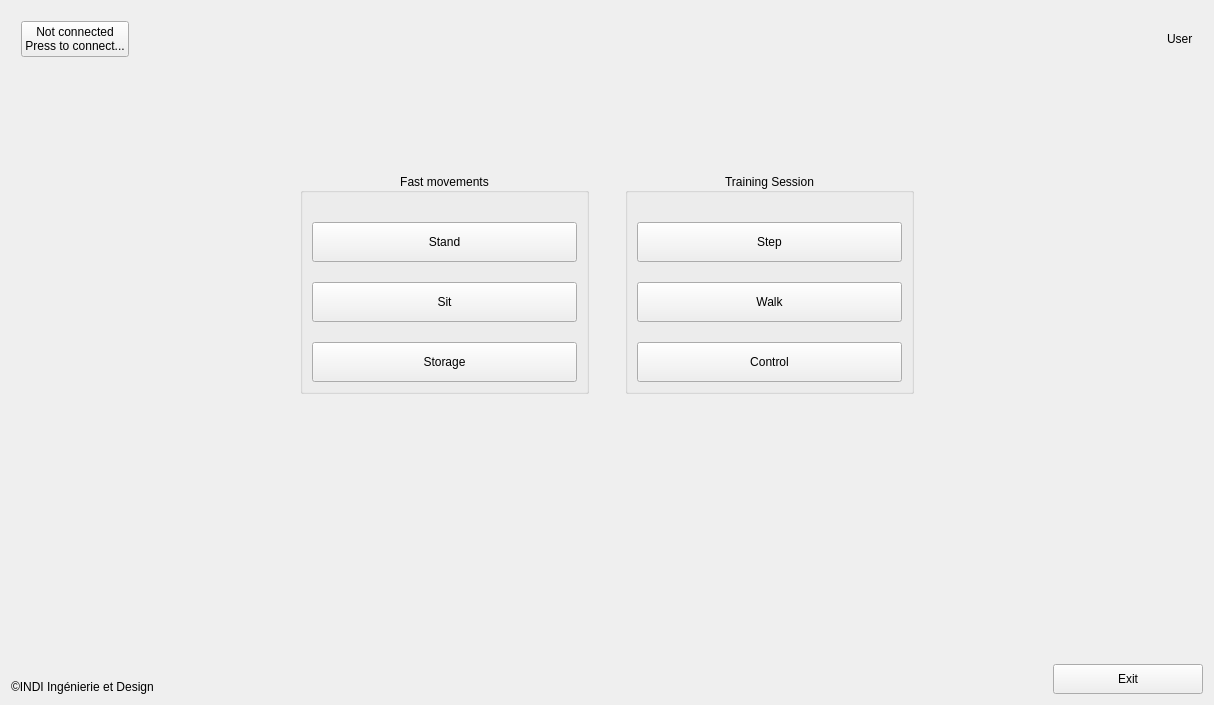
<?xml version="1.0" encoding="UTF-8"?>
<ui version="4.0">
 <class>TrainingForm</class>
 <widget class="QWidget" name="TrainingForm">
  <property name="geometry">
   <rect>
    <x>0</x>
    <y>0</y>
    <width>1214</width>
    <height>705</height>
   </rect>
  </property>
  <layout class="QVBoxLayout" name="verticalLayout_2">
   <item>
    <layout class="QVBoxLayout" name="verticalLayout_4">
     <item>
      <layout class="QHBoxLayout" name="horizontalLayout">
       <property name="sizeConstraint">
        <enum>QLayout::SetDefaultConstraint</enum>
       </property>
       <property name="leftMargin">
        <number>10</number>
       </property>
       <property name="topMargin">
        <number>10</number>
       </property>
       <property name="rightMargin">
        <number>10</number>
       </property>
       <property name="bottomMargin">
        <number>10</number>
       </property>
       <item>
        <widget class="QPushButton" name="connectButton">
         <property name="text">
          <string>Not connected
Press to connect...</string>
         </property>
        </widget>
       </item>
       <item>
        <spacer name="horizontalSpacer">
         <property name="orientation">
          <enum>Qt::Horizontal</enum>
         </property>
         <property name="sizeHint" stdset="0">
          <size>
           <width>40</width>
           <height>20</height>
          </size>
         </property>
        </spacer>
       </item>
       <item>
        <widget class="QLabel" name="userLabel">
         <property name="text">
          <string>User</string>
         </property>
        </widget>
       </item>
      </layout>
     </item>
     <item>
      <spacer name="verticalSpacer_4">
       <property name="orientation">
        <enum>Qt::Vertical</enum>
       </property>
       <property name="sizeType">
        <enum>QSizePolicy::Preferred</enum>
       </property>
       <property name="sizeHint" stdset="0">
        <size>
         <width>20</width>
         <height>30</height>
        </size>
       </property>
      </spacer>
     </item>
     <item>
      <widget class="QLabel" name="label_2">
       <property name="frameShape">
        <enum>QFrame::NoFrame</enum>
       </property>
       <property name="text">
        <string>&lt;html&gt;&lt;head/&gt;&lt;body&gt;&lt;p&gt;&lt;img src=&quot;:/INDI/INDI/Logo.png&quot;/&gt;&lt;/p&gt;&lt;/body&gt;&lt;/html&gt;</string>
       </property>
       <property name="textFormat">
        <enum>Qt::RichText</enum>
       </property>
       <property name="scaledContents">
        <bool>false</bool>
       </property>
       <property name="alignment">
        <set>Qt::AlignCenter</set>
       </property>
       <property name="wordWrap">
        <bool>false</bool>
       </property>
       <property name="margin">
        <number>6</number>
       </property>
      </widget>
     </item>
     <item>
      <spacer name="verticalSpacer_3">
       <property name="orientation">
        <enum>Qt::Vertical</enum>
       </property>
       <property name="sizeType">
        <enum>QSizePolicy::Preferred</enum>
       </property>
       <property name="sizeHint" stdset="0">
        <size>
         <width>20</width>
         <height>50</height>
        </size>
       </property>
      </spacer>
     </item>
     <item>
      <layout class="QHBoxLayout" name="horizontalLayout_2">
       <item>
        <spacer name="horizontalSpacer_2">
         <property name="orientation">
          <enum>Qt::Horizontal</enum>
         </property>
         <property name="sizeType">
          <enum>QSizePolicy::Expanding</enum>
         </property>
         <property name="sizeHint" stdset="0">
          <size>
           <width>50</width>
           <height>20</height>
          </size>
         </property>
        </spacer>
       </item>
       <item>
        <layout class="QVBoxLayout" name="verticalLayout_7">
         <item>
          <widget class="QGroupBox" name="groupBox">
           <property name="sizePolicy">
            <sizepolicy hsizetype="Expanding" vsizetype="Preferred">
             <horstretch>0</horstretch>
             <verstretch>0</verstretch>
            </sizepolicy>
           </property>
           <property name="title">
            <string>Fast movements</string>
           </property>
           <property name="alignment">
            <set>Qt::AlignCenter</set>
           </property>
           <layout class="QVBoxLayout" name="verticalLayout">
            <property name="spacing">
             <number>0</number>
            </property>
            <item>
             <layout class="QVBoxLayout" name="verticalLayout_3">
              <property name="spacing">
               <number>20</number>
              </property>
              <property name="topMargin">
               <number>20</number>
              </property>
              <item>
               <widget class="QPushButton" name="standButton">
                <property name="sizePolicy">
                 <sizepolicy hsizetype="Preferred" vsizetype="Preferred">
                  <horstretch>0</horstretch>
                  <verstretch>0</verstretch>
                 </sizepolicy>
                </property>
                <property name="minimumSize">
                 <size>
                  <width>100</width>
                  <height>40</height>
                 </size>
                </property>
                <property name="maximumSize">
                 <size>
                  <width>400</width>
                  <height>50</height>
                 </size>
                </property>
                <property name="text">
                 <string>Stand</string>
                </property>
                <property name="autoDefault">
                 <bool>false</bool>
                </property>
               </widget>
              </item>
              <item>
               <widget class="QPushButton" name="sitButton">
                <property name="sizePolicy">
                 <sizepolicy hsizetype="Preferred" vsizetype="Preferred">
                  <horstretch>0</horstretch>
                  <verstretch>0</verstretch>
                 </sizepolicy>
                </property>
                <property name="minimumSize">
                 <size>
                  <width>100</width>
                  <height>40</height>
                 </size>
                </property>
                <property name="maximumSize">
                 <size>
                  <width>400</width>
                  <height>50</height>
                 </size>
                </property>
                <property name="text">
                 <string>Sit</string>
                </property>
                <property name="autoDefault">
                 <bool>false</bool>
                </property>
               </widget>
              </item>
              <item>
               <widget class="QPushButton" name="storageButton">
                <property name="sizePolicy">
                 <sizepolicy hsizetype="Preferred" vsizetype="Preferred">
                  <horstretch>0</horstretch>
                  <verstretch>0</verstretch>
                 </sizepolicy>
                </property>
                <property name="minimumSize">
                 <size>
                  <width>100</width>
                  <height>40</height>
                 </size>
                </property>
                <property name="maximumSize">
                 <size>
                  <width>400</width>
                  <height>50</height>
                 </size>
                </property>
                <property name="text">
                 <string>Storage</string>
                </property>
                <property name="autoDefault">
                 <bool>false</bool>
                </property>
               </widget>
              </item>
             </layout>
            </item>
           </layout>
          </widget>
         </item>
         <item>
          <spacer name="verticalSpacer">
           <property name="orientation">
            <enum>Qt::Vertical</enum>
           </property>
           <property name="sizeHint" stdset="0">
            <size>
             <width>20</width>
             <height>40</height>
            </size>
           </property>
          </spacer>
         </item>
        </layout>
       </item>
       <item>
        <spacer name="horizontalSpacer_5">
         <property name="orientation">
          <enum>Qt::Horizontal</enum>
         </property>
         <property name="sizeType">
          <enum>QSizePolicy::Preferred</enum>
         </property>
         <property name="sizeHint" stdset="0">
          <size>
           <width>30</width>
           <height>20</height>
          </size>
         </property>
        </spacer>
       </item>
       <item>
        <layout class="QVBoxLayout" name="verticalLayout_8">
         <item>
          <widget class="QGroupBox" name="groupBox_2">
           <property name="sizePolicy">
            <sizepolicy hsizetype="Expanding" vsizetype="Preferred">
             <horstretch>0</horstretch>
             <verstretch>0</verstretch>
            </sizepolicy>
           </property>
           <property name="title">
            <string>Training Session</string>
           </property>
           <property name="alignment">
            <set>Qt::AlignCenter</set>
           </property>
           <layout class="QVBoxLayout" name="verticalLayout_5">
            <property name="spacing">
             <number>0</number>
            </property>
            <item>
             <layout class="QVBoxLayout" name="verticalLayout_6">
              <property name="spacing">
               <number>20</number>
              </property>
              <property name="topMargin">
               <number>20</number>
              </property>
              <item>
               <widget class="QPushButton" name="stepButton">
                <property name="sizePolicy">
                 <sizepolicy hsizetype="Preferred" vsizetype="Preferred">
                  <horstretch>0</horstretch>
                  <verstretch>0</verstretch>
                 </sizepolicy>
                </property>
                <property name="minimumSize">
                 <size>
                  <width>100</width>
                  <height>40</height>
                 </size>
                </property>
                <property name="maximumSize">
                 <size>
                  <width>400</width>
                  <height>50</height>
                 </size>
                </property>
                <property name="sizeIncrement">
                 <size>
                  <width>0</width>
                  <height>0</height>
                 </size>
                </property>
                <property name="text">
                 <string>Step</string>
                </property>
                <property name="autoDefault">
                 <bool>false</bool>
                </property>
               </widget>
              </item>
              <item>
               <widget class="QPushButton" name="walkButton">
                <property name="sizePolicy">
                 <sizepolicy hsizetype="Preferred" vsizetype="Fixed">
                  <horstretch>0</horstretch>
                  <verstretch>0</verstretch>
                 </sizepolicy>
                </property>
                <property name="minimumSize">
                 <size>
                  <width>100</width>
                  <height>40</height>
                 </size>
                </property>
                <property name="maximumSize">
                 <size>
                  <width>400</width>
                  <height>50</height>
                 </size>
                </property>
                <property name="text">
                 <string>Walk</string>
                </property>
                <property name="autoDefault">
                 <bool>false</bool>
                </property>
               </widget>
              </item>
              <item>
               <widget class="QPushButton" name="controlButton">
                <property name="sizePolicy">
                 <sizepolicy hsizetype="Preferred" vsizetype="Fixed">
                  <horstretch>0</horstretch>
                  <verstretch>0</verstretch>
                 </sizepolicy>
                </property>
                <property name="minimumSize">
                 <size>
                  <width>100</width>
                  <height>40</height>
                 </size>
                </property>
                <property name="maximumSize">
                 <size>
                  <width>400</width>
                  <height>50</height>
                 </size>
                </property>
                <property name="text">
                 <string>Control</string>
                </property>
                <property name="autoDefault">
                 <bool>false</bool>
                </property>
               </widget>
              </item>
             </layout>
            </item>
           </layout>
          </widget>
         </item>
         <item>
          <spacer name="verticalSpacer_2">
           <property name="orientation">
            <enum>Qt::Vertical</enum>
           </property>
           <property name="sizeHint" stdset="0">
            <size>
             <width>20</width>
             <height>40</height>
            </size>
           </property>
          </spacer>
         </item>
        </layout>
       </item>
       <item>
        <spacer name="horizontalSpacer_3">
         <property name="orientation">
          <enum>Qt::Horizontal</enum>
         </property>
         <property name="sizeType">
          <enum>QSizePolicy::Expanding</enum>
         </property>
         <property name="sizeHint" stdset="0">
          <size>
           <width>50</width>
           <height>20</height>
          </size>
         </property>
        </spacer>
       </item>
      </layout>
     </item>
     <item>
      <layout class="QHBoxLayout" name="horizontalLayout_3">
       <item>
        <widget class="QLabel" name="label_3">
         <property name="text">
          <string>©INDI Ingénierie et Design</string>
         </property>
         <property name="alignment">
          <set>Qt::AlignBottom|Qt::AlignLeading|Qt::AlignLeft</set>
         </property>
        </widget>
       </item>
       <item>
        <spacer name="horizontalSpacer_4">
         <property name="orientation">
          <enum>Qt::Horizontal</enum>
         </property>
         <property name="sizeHint" stdset="0">
          <size>
           <width>40</width>
           <height>20</height>
          </size>
         </property>
        </spacer>
       </item>
       <item>
        <widget class="QPushButton" name="finishButton">
         <property name="minimumSize">
          <size>
           <width>150</width>
           <height>30</height>
          </size>
         </property>
         <property name="text">
          <string>Exit</string>
         </property>
        </widget>
       </item>
      </layout>
     </item>
    </layout>
   </item>
  </layout>
 </widget>
 <resources/>
 <connections/>
</ui>
